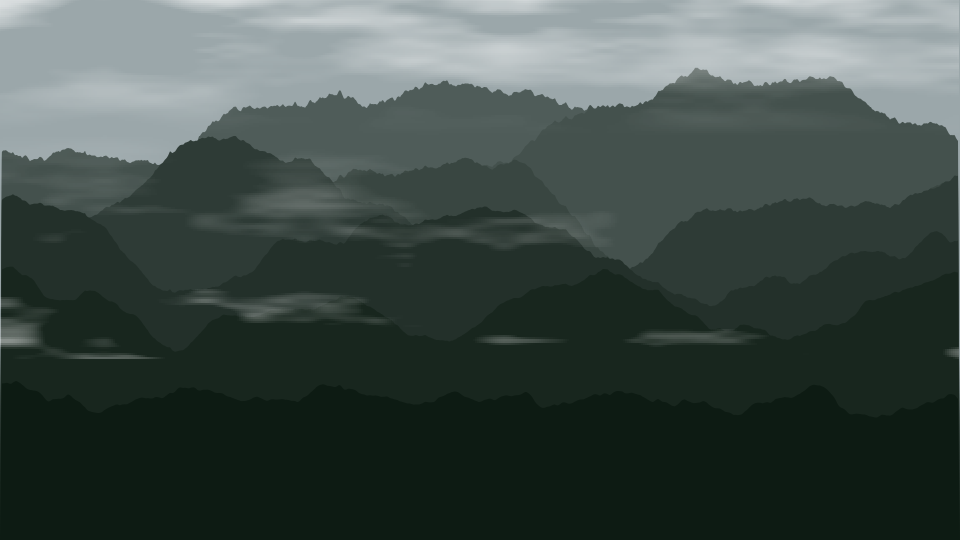
Frame 1 (no input)
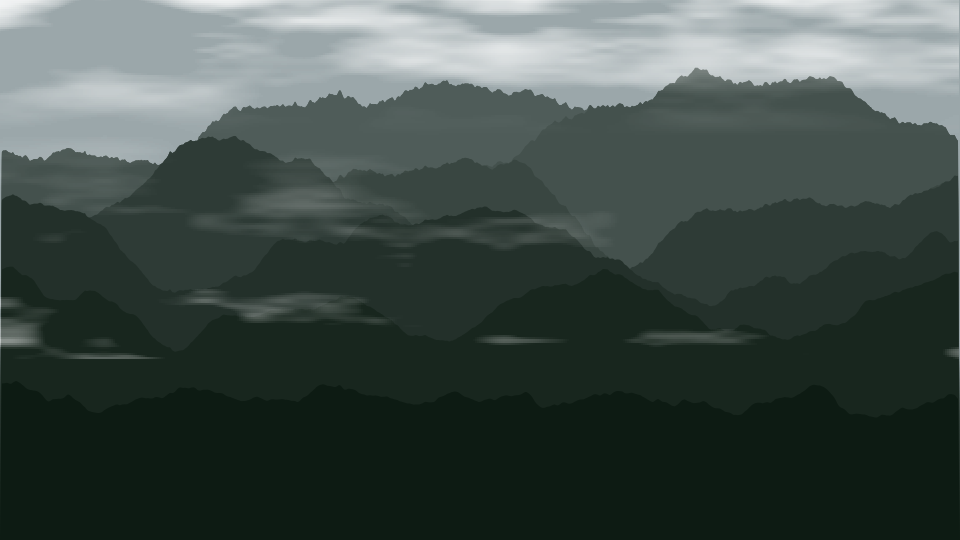
Frame 2 (the mouse pressed at the canvas centre, redrawn once)

The Processing sketch that drew these frames (run headless with seeded random() and noise(); the mouse was pressed at the canvas centre and the sketch redrawn once):

// Processing sketch: mountainrange
// ── mountainrange.pde
int[] R = {2, 13, 24, 35, 46, 57, 68, 79, 155};
int[] G = {16, 27, 38, 48, 59, 70, 81, 92, 167};
int[] B = {7, 19, 30, 42, 54, 65, 77, 89, 170};

void setup()
{
  size(960, 540);
  background(R[8], G[8], B[8]);
  stroke(255, 0, 0, 0);
  strokeWeight(2);
}

void draw()
{
  // randomSeed
  randomSeed(70);
  noiseSeed(12);
  noLoop();
  
  // Mountains
  for(int j = 7; j>-1; j--){
    // define base height
    int y = int(height*pow(0.7, j));
    
    // Mountainrange is overlay of two sin functions plus noise
    float a = random(-width/2., width/2.);
    float b = random(-width/2., width/2.);
    float c = random(1, 2);
    float d = random(40, 50);
    float e = random(-width/2., width/2.);
    
    float dx = 0;
    beginShape();
    fill(R[j], G[j], B[j]);
    // set first vertex, to color the area
    vertex(0, height);
    for(int x = 0; x < width; x ++){
      float tmp_y = y;
      tmp_y += 10*j*sin(2*dx/j + a);
      tmp_y += c*j*sin(5*dx/j + b);
      // Noise grows towards front (high y values => less disturbed)
      tmp_y += d*j*noise(1.2*dx/j +e);
      tmp_y += 1.7*j*noise(10*dx);
      curveVertex(x, tmp_y);
      
      dx += 0.02;
    }
    // close loop and shape
    vertex(width, height);
    endShape();
  }
  // Clouds: overlay of many small circles with radius of 2 pixels
  float begin = random(50);
  
  float i = 0; 
  
  for(int x = 0; x < width; x += 2)
  {    
    float j = 0; 
    
    for(int y = 0; y < 2*height/3; y += 2)
    {     
      float alfaMax = map(y, 0, height/4, 520, 0);    
      float alfa = noise(begin + i, begin + j);
      alfa = map(alfa, 0.4, 1, 0, alfaMax);
      
      noStroke();    
      fill(color(255, 255, 255), alfa);
      ellipse(x, y, 2, 2);
      
      j += 0.05; //increase j faster than i so the clouds look horizontal
    }
    
    i += 0.01;
  }
  save("mountain.png");
}
